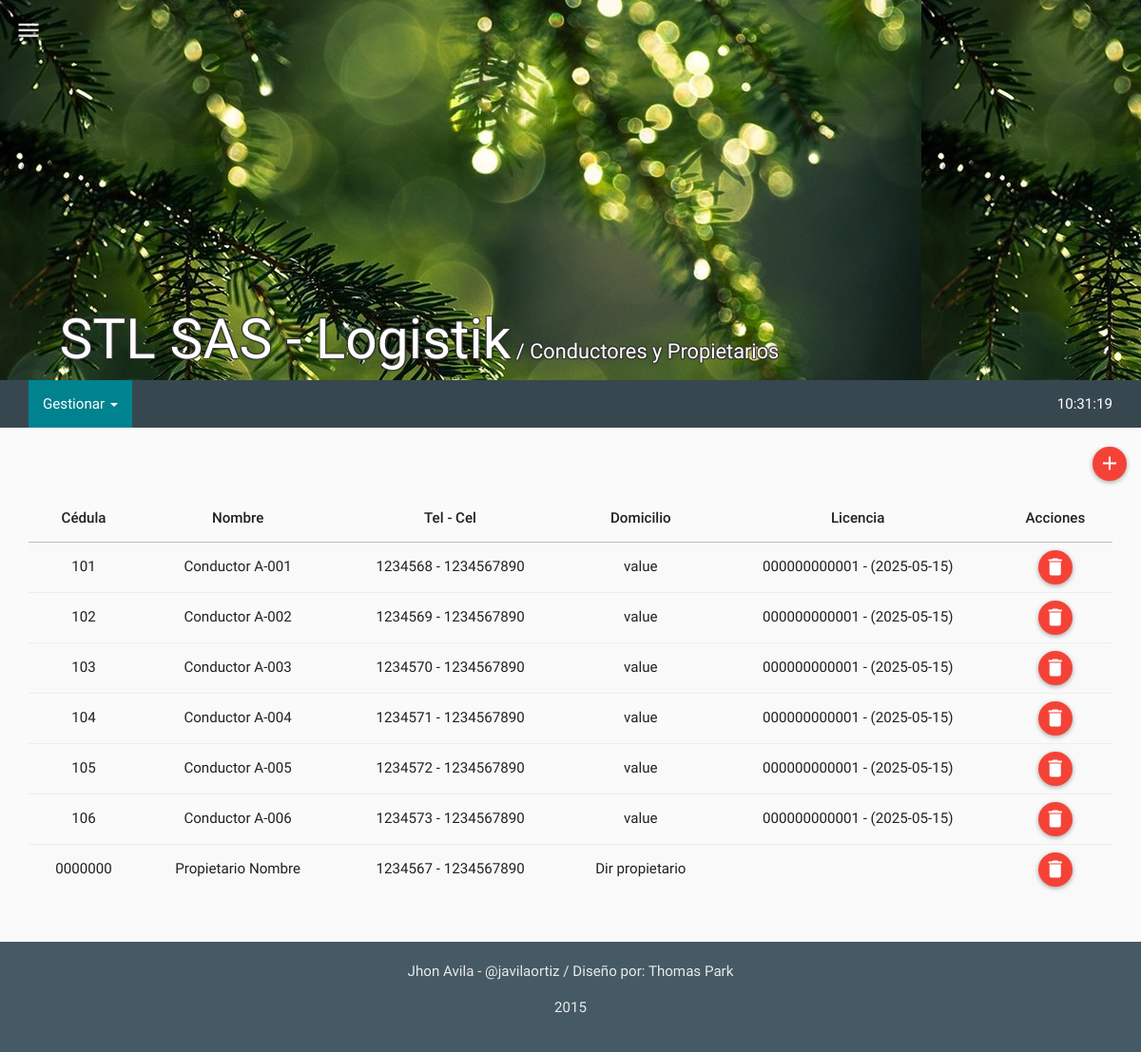
The app's page /mods/personas/personas.php (signed in) with its own data.
### tables this page shows
CREATE TABLE IF NOT EXISTS `tbl_personas` (
  `pe_id` int(11) NOT NULL,
  `pe_nombre` varchar(60) NOT NULL,
  `pe_tel` varchar(60) NOT NULL,
  `pe_cedula` varchar(20) NOT NULL,
  `pe_licencia` varchar(60) NOT NULL,
  `pe_licencia_vigencia` date NOT NULL,
  `pe_dir` varchar(80) NOT NULL,
  `pe_cel` varchar(60) NOT NULL,
  `pe_tipo` int(11) NOT NULL COMMENT '1="propietario" 2="conductor" 3="ambas"',
  `pe_ve_id` int(11) NOT NULL,
  `pe_f1` int(15) NOT NULL,
  `pe_f2` int(15) NOT NULL,
  `pe_f3` int(15) NOT NULL,
  `pe_timestamp` timestamp NOT NULL DEFAULT CURRENT_TIMESTAMP ON UPDATE CURRENT_TIMESTAMP,
  `pe_created` int(11) NOT NULL,
  `pe_estado` int(11) NOT NULL
);

### php/personas.php (the view, shortened to what this page needs)
<?php
class personas{
  function get_personas(){
    $rt = new route();
    if(isset($_SESSION["ses_id"])){
      $qry='SELECT * FROM tbl_personas
            WHERE pe_estado BETWEEN 1 AND 2 ORDER BY pe_nombre ASC';
      $res = mysql_query($qry);
      $item =" ";
      $script ="<script>$(document).ready(function(){";
      while($row_res = mysql_fetch_assoc($res)) {
        if ($row_res["pe_tipo"]==1) {$lic = '';}
        else{$lic = $row_res["pe_licencia"].' - ('.$row_res["pe_licencia_vigencia"].')';}
        $item.='
              <tr id="'.$row_res["pe_cedula"].'">
                <td>'.$row_res["pe_cedula"].'</td>
                <td>'.$row_res["pe_nombre"].'</td>
                <td>'.$row_res["pe_tel"].' - '.$row_res["pe_cel"].'</td>
                <td>'.$row_res["pe_dir"].'</td>
                <td>'.$lic.'</td>
                <td>
                  <div id="edt-button" style="display:none;" onclick="" class="btn btn-floating-mini btn-success" title="Modificar"><i class="md  md-edit"></i></div>
                  <div id="del-button" onclick="" class="btn btn-floating-mini btn-danger" title="Borrar"><i class="md  md-delete"></i></div>
                </td>
              </tr>
        ';
        $script.='$("#'.$row_res["pe_cedula"].'").addClass();';
      }
      $script.='});</script>';
    }
    else{$rt->routing($rt->path("login"));}
    $html='
          <table class="table table-striped table-hover ">
            <thead>
              <tr>
                <th>Cédula</th>
                <th>Nombre</th>
                <th>Tel - Cel</th>
                <th>Domicilio</th>
                <th>Licencia</th>
                <th>Acciones</th>
              </tr>
            </thead>
            <tbody>
              '.$item.'
            </tbody>
          </table>
    ';
    return $script.$html;
  }
}
?>

### records on screen
tbl_personas: pe_cedula "101", pe_nombre "Conductor A-001", pe_tel "1234568", pe_cel "1234567890", pe_dir "value", lic "000000000001 - (2025-05-15)"
tbl_personas: pe_cedula "102", pe_nombre "Conductor A-002", pe_tel "1234569", pe_cel "1234567890", pe_dir "value", lic "000000000001 - (2025-05-15)"
tbl_personas: pe_cedula "103", pe_nombre "Conductor A-003", pe_tel "1234570", pe_cel "1234567890", pe_dir "value", lic "000000000001 - (2025-05-15)"
tbl_personas: pe_cedula "104", pe_nombre "Conductor A-004", pe_tel "1234571", pe_cel "1234567890", pe_dir "value", lic "000000000001 - (2025-05-15)"
tbl_personas: pe_cedula "105", pe_nombre "Conductor A-005", pe_tel "1234572", pe_cel "1234567890", pe_dir "value", lic "000000000001 - (2025-05-15)"
tbl_personas: pe_cedula "106", pe_nombre "Conductor A-006", pe_tel "1234573", pe_cel "1234567890", pe_dir "value", lic "000000000001 - (2025-05-15)"
tbl_personas: pe_cedula "0000000", pe_nombre "Propietario Nombre", pe_tel "1234567", pe_cel "1234567890", pe_dir "Dir propietario"

### other values on screen
$html_snippet->app_name("001", " / Conductores y Propietarios") "STL SAS - Logistik"
$a "/ Conductores y Propietarios"
